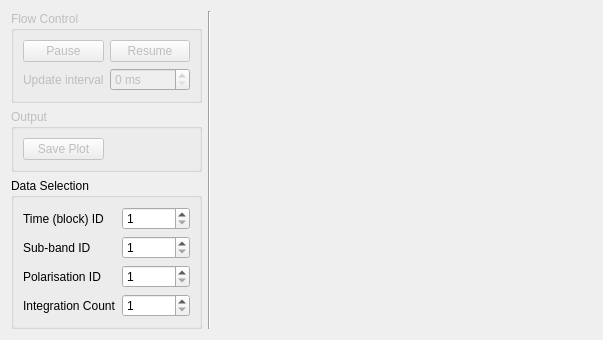
<?xml version="1.0" encoding="UTF-8"?>
<ui version="4.0">
 <class>SubbandSpectraViewer</class>
 <widget class="QWidget" name="SubbandSpectraViewer">
  <property name="geometry">
   <rect>
    <x>0</x>
    <y>0</y>
    <width>603</width>
    <height>326</height>
   </rect>
  </property>
  <property name="windowTitle">
   <string>Form</string>
  </property>
  <layout class="QHBoxLayout" name="horizontalLayout">
   <item>
    <layout class="QVBoxLayout" name="verticalLayout">
     <item>
      <widget class="QGroupBox" name="groupBox_flow">
       <property name="enabled">
        <bool>false</bool>
       </property>
       <property name="title">
        <string>Flow Control</string>
       </property>
       <layout class="QGridLayout" name="gridLayout_2">
        <item row="0" column="0">
         <widget class="QPushButton" name="pushButton_pause">
          <property name="enabled">
           <bool>false</bool>
          </property>
          <property name="text">
           <string>Pause</string>
          </property>
         </widget>
        </item>
        <item row="0" column="1">
         <widget class="QPushButton" name="pushButton_resume">
          <property name="enabled">
           <bool>false</bool>
          </property>
          <property name="text">
           <string>Resume</string>
          </property>
         </widget>
        </item>
        <item row="1" column="1">
         <widget class="QSpinBox" name="spinBox_updateInteveral">
          <property name="suffix">
           <string> ms</string>
          </property>
          <property name="prefix">
           <string/>
          </property>
         </widget>
        </item>
        <item row="1" column="0">
         <widget class="QLabel" name="label_updateInterval">
          <property name="text">
           <string>Update interval</string>
          </property>
         </widget>
        </item>
       </layout>
      </widget>
     </item>
     <item>
      <widget class="QGroupBox" name="groupBox_output">
       <property name="enabled">
        <bool>false</bool>
       </property>
       <property name="title">
        <string>Output</string>
       </property>
       <layout class="QGridLayout" name="gridLayout_3">
        <item row="0" column="0">
         <widget class="QPushButton" name="pushButton_save">
          <property name="enabled">
           <bool>false</bool>
          </property>
          <property name="text">
           <string>Save Plot</string>
          </property>
         </widget>
        </item>
        <item row="0" column="1">
         <widget class="QLabel" name="label">
          <property name="text">
           <string/>
          </property>
         </widget>
        </item>
       </layout>
      </widget>
     </item>
     <item>
      <widget class="QGroupBox" name="groupBox_data">
       <property name="title">
        <string>Data Selection</string>
       </property>
       <layout class="QGridLayout" name="gridLayout">
        <item row="1" column="1">
         <widget class="QLabel" name="label_subband">
          <property name="text">
           <string>Sub-band ID</string>
          </property>
         </widget>
        </item>
        <item row="1" column="2">
         <widget class="QSpinBox" name="spinBox_subband">
          <property name="minimum">
           <number>1</number>
          </property>
          <property name="maximum">
           <number>999</number>
          </property>
         </widget>
        </item>
        <item row="2" column="1">
         <widget class="QLabel" name="label_polarisation">
          <property name="text">
           <string>Polarisation ID</string>
          </property>
         </widget>
        </item>
        <item row="2" column="2">
         <widget class="QSpinBox" name="spinBox_polarisation">
          <property name="minimum">
           <number>1</number>
          </property>
          <property name="maximum">
           <number>999</number>
          </property>
         </widget>
        </item>
        <item row="0" column="1">
         <widget class="QLabel" name="label_timeBlock">
          <property name="text">
           <string>Time (block) ID</string>
          </property>
         </widget>
        </item>
        <item row="0" column="2">
         <widget class="QSpinBox" name="spinBox_timeBlock">
          <property name="minimum">
           <number>1</number>
          </property>
          <property name="maximum">
           <number>999</number>
          </property>
         </widget>
        </item>
        <item row="3" column="2">
         <widget class="QSpinBox" name="spinBox_integrationCount">
          <property name="minimum">
           <number>1</number>
          </property>
          <property name="maximum">
           <number>99999</number>
          </property>
          <property name="singleStep">
           <number>10</number>
          </property>
         </widget>
        </item>
        <item row="3" column="1">
         <widget class="QLabel" name="label_integrationCount">
          <property name="text">
           <string>Integration Count</string>
          </property>
         </widget>
        </item>
       </layout>
      </widget>
     </item>
     <item>
      <spacer name="verticalSpacer">
       <property name="orientation">
        <enum>Qt::Vertical</enum>
       </property>
       <property name="sizeHint" stdset="0">
        <size>
         <width>20</width>
         <height>40</height>
        </size>
       </property>
      </spacer>
     </item>
    </layout>
   </item>
   <item>
    <widget class="Line" name="line">
     <property name="orientation">
      <enum>Qt::Vertical</enum>
     </property>
    </widget>
   </item>
   <item>
    <widget class="pelican::lofar::PlotWidget" name="plot" native="true">
     <property name="sizePolicy">
      <sizepolicy hsizetype="Preferred" vsizetype="Preferred">
       <horstretch>100</horstretch>
       <verstretch>0</verstretch>
      </sizepolicy>
     </property>
    </widget>
   </item>
  </layout>
 </widget>
 <customwidgets>
  <customwidget>
   <class>pelican::lofar::PlotWidget</class>
   <extends>QWidget</extends>
   <header>viewer/PlotWidget.h</header>
   <container>1</container>
  </customwidget>
 </customwidgets>
 <resources/>
 <connections/>
</ui>
